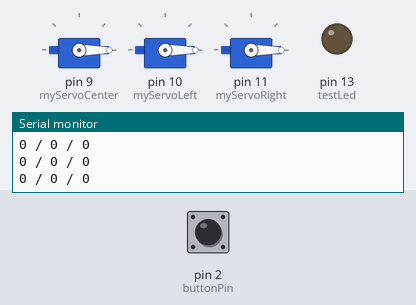
Bench run of a sketch on a simulated Arduino Uno, built with avr-gcc and run on an emulated ATmega328P. On the bench: 3 × servo, output pins drawn as LEDs (lit = HIGH), the last lines printed to the serial monitor. The test bench sets the inputs (shaded band); at power-on: pin 2 (buttonPin) LOW.

Above: at 1.2 s.
1.3 s: pin 2 (buttonPin) pulled HIGH for 0.15 s
At 2.3 s:
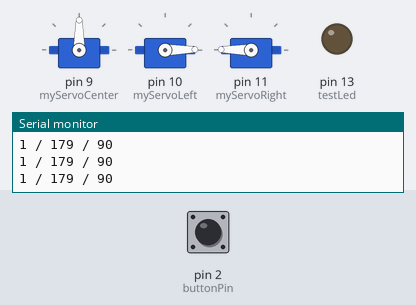
3.2 s: pin 2 (buttonPin) pulled HIGH for 1 s
At 3.4 s:
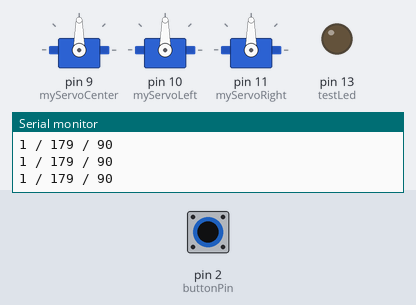
6.2 s: pin 2 (buttonPin) pulled HIGH for 3.2 s
At 11.0 s:
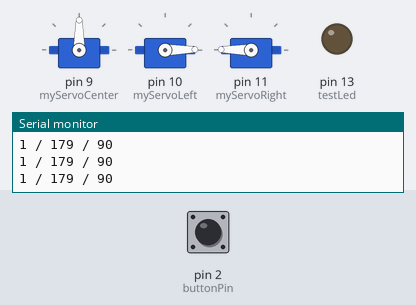
Timing chart, 0 to 12.5 s (numbered marks = the images above; inputs shaded):
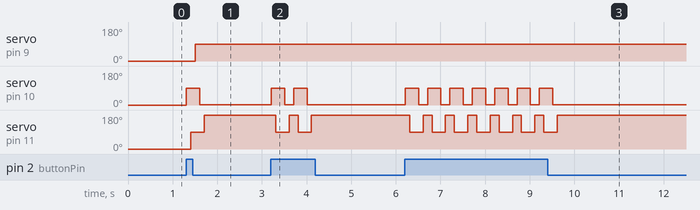

Measured:
- after the input at 1.3 s, servo on pin 9 (myServoCenter): 0° → 90° after 0.21 s; servo on pin 10 (myServoLeft): 0° → 90° at once, → 1° 0.30 s later; servo on pin 11 (myServoRight): 0° → 90° after 0.11 s, → 179° 0.30 s later
- after the input at 3.2 s, servo on pin 10 (myServoLeft): alternates 90° for 0.30 s and 1° for 0.20 s, 4 changes in all, then stays 1°, starting at once; servo on pin 11 (myServoRight): alternates 179° for 0.20 s and 90° for 0.30 s, 4 changes in all, then stays 179°, starting after 0.11 s
- after the input at 6.2 s, servo on pin 10 (myServoLeft): alternates 90° for 0.30 s and 1° for 0.20 s, 14 changes in all, then stays 1°, starting at once; servo on pin 11 (myServoRight): alternates 179° for 0.20 s and 90° for 0.30 s, 14 changes in all, then stays 179°, starting after 0.11 s

The sketch:

ChappyServo.ino
```cpp
#include <Servo.h>

Servo myServoCenter;
Servo myServoLeft;
Servo myServoRight;

int const buttonPin = 2;
int const testLed = 13;

int angleCenter=0;
int angleLeft=0;
int angleRight=0;

void setup() {
  myServoCenter.attach(9);
  myServoLeft.attach(10);
  myServoRight.attach(11);

  Serial.begin(9600);

  myServoLeft.write(0);
  myServoRight.write(0);
  myServoCenter.write(0);

  pinMode(buttonPin, INPUT);
  pinMode(testLed, OUTPUT);

}

void loop() {

//Monitor
Serial.print(myServoLeft.read());
Serial.print(" / ");
Serial.print(myServoRight.read());
Serial.print(" / ");
Serial.println(myServoCenter.read());

//  // test 'A'
angleWrite('c');
//    angleCenter=90;
//    angleLeft=45;
//    angleRight=135;

//  for (angleCenter = 0; angleCenter <= 180; angleCenter += 1) { // goes from 0 degrees to 180 degrees
//    // in steps of 1 degree
//    myServoCenter.write(angleCenter);              // tell servo to go to position in variable 'pos'
//    delay(15);                       // waits 15ms for the servo to reach the position
//  }
//  for (angleCenter = 180; angleCenter >= 0; angleCenter -= 1) { // goes from 180 degrees to 0 degrees
//    myServoCenter.write(angleCenter);              // tell servo to go to position in variable 'pos'
//    delay(15);                       // waits 15ms for the servo to reach the position
//  }

//      myServoCenter.write(0);
//      delay(150);
//      myServoLeft.write(0);
//      delay(150);


//  if(digitalRead(buttonPin)==HIGH){
//    digitalWrite(testLed, HIGH);
//  } else {
//    digitalWrite(testLed, LOW);
//  }

//  Serial.println(digitalRead(buttonPin));

  if(digitalRead(buttonPin)==HIGH){
    //reset
      myServoLeft.write(90);
      delay(100);
      myServoRight.write(90);
      delay(100);
    //move center
      myServoCenter.write(angleCenter);
      delay(100);
    //move hands
      myServoLeft.write(angleLeft);
      delay(100);
      myServoRight.write(angleRight);
      delay(100);
  } else{
  }

}

void angleWrite(char c){
  if(c=='a' || c=='A'){
    angleCenter=0;
    angleLeft=0;
    angleRight=180;
  }
  if(c=='b' || c=='B'){
    angleCenter=45;
    angleLeft=0;
    angleRight=180;
  }
  if(c=='c' || c=='C'){
    angleCenter=90;
    angleLeft=1;
    angleRight=179;
  }
  if(c=='d' || c=='D'){
    angleCenter=135;
    angleLeft=0;
    angleRight=180;
  }
  if(c=='e' || c=='E'){
    angleCenter=0;
    angleLeft=180;
    angleRight=0;
  }

}
```
